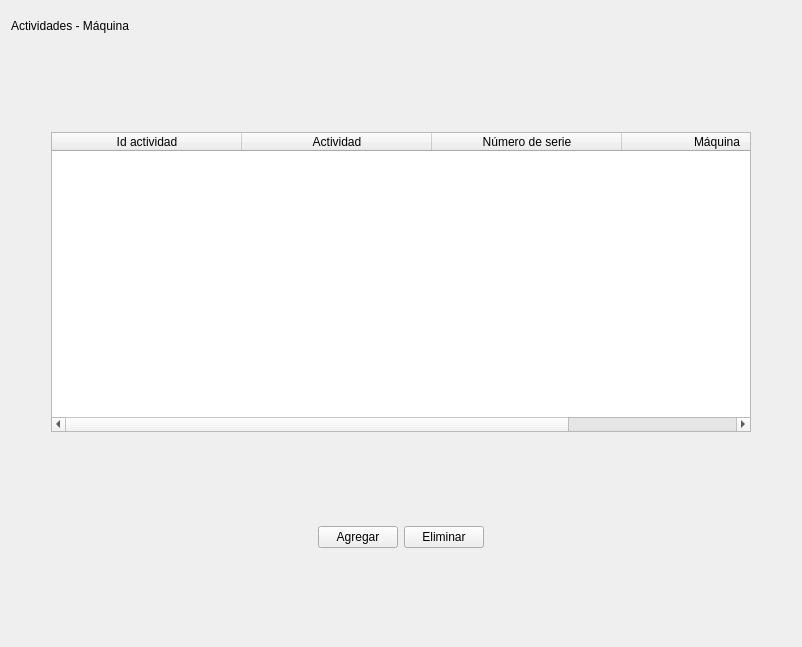
      <widget class="QWidget" name="page_17">
       <layout class="QVBoxLayout" name="verticalLayout_40">
        <item>
         <widget class="QLabel" name="label_39">
          <property name="minimumSize">
           <size>
            <width>0</width>
            <height>30</height>
           </size>
          </property>
          <property name="text">
           <string>Actividades - Máquina</string>
          </property>
         </widget>
        </item>
        <item>
         <spacer name="verticalSpacer_68">
          <property name="orientation">
           <enum>Qt::Vertical</enum>
          </property>
          <property name="sizeHint" stdset="0">
           <size>
            <width>20</width>
            <height>85</height>
           </size>
          </property>
         </spacer>
        </item>
        <item>
         <layout class="QHBoxLayout" name="horizontalLayout_64">
          <item>
           <spacer name="horizontalSpacer_115">
            <property name="orientation">
             <enum>Qt::Horizontal</enum>
            </property>
            <property name="sizeType">
             <enum>QSizePolicy::Maximum</enum>
            </property>
            <property name="sizeHint" stdset="0">
             <size>
              <width>40</width>
              <height>20</height>
             </size>
            </property>
           </spacer>
          </item>
          <item>
           <widget class="QTableWidget" name="tableWidget_13">
            <property name="minimumSize">
             <size>
              <width>700</width>
              <height>300</height>
             </size>
            </property>
            <property name="lineWidth">
             <number>1</number>
            </property>
            <attribute name="horizontalHeaderDefaultSectionSize">
             <number>190</number>
            </attribute>
            <attribute name="verticalHeaderVisible">
             <bool>false</bool>
            </attribute>
            <column>
             <property name="text">
              <string>Id actividad</string>
             </property>
            </column>
            <column>
             <property name="text">
              <string>Actividad</string>
             </property>
            </column>
            <column>
             <property name="text">
              <string>Número de serie</string>
             </property>
            </column>
            <column>
             <property name="text">
              <string>Máquina</string>
             </property>
            </column>
           </widget>
          </item>
          <item>
           <spacer name="horizontalSpacer_114">
            <property name="orientation">
             <enum>Qt::Horizontal</enum>
            </property>
            <property name="sizeType">
             <enum>QSizePolicy::Maximum</enum>
            </property>
            <property name="sizeHint" stdset="0">
             <size>
              <width>40</width>
              <height>20</height>
             </size>
            </property>
           </spacer>
          </item>
         </layout>
        </item>
        <item>
         <spacer name="verticalSpacer_69">
          <property name="orientation">
           <enum>Qt::Vertical</enum>
          </property>
          <property name="sizeHint" stdset="0">
           <size>
            <width>20</width>
            <height>88</height>
           </size>
          </property>
         </spacer>
        </item>
        <item>
         <layout class="QHBoxLayout" name="horizontalLayout_44">
          <item>
           <spacer name="horizontalSpacer_70">
            <property name="orientation">
             <enum>Qt::Horizontal</enum>
            </property>
            <property name="sizeHint" stdset="0">
             <size>
              <width>293</width>
              <height>20</height>
             </size>
            </property>
           </spacer>
          </item>
          <item>
           <widget class="QPushButton" name="pushButton_39">
            <property name="text">
             <string>Agregar</string>
            </property>
           </widget>
          </item>
          <item>
           <widget class="QPushButton" name="pushButton_38">
            <property name="text">
             <string>Eliminar</string>
            </property>
           </widget>
          </item>
          <item>
           <spacer name="horizontalSpacer_71">
            <property name="orientation">
             <enum>Qt::Horizontal</enum>
            </property>
            <property name="sizeHint" stdset="0">
             <size>
              <width>293</width>
              <height>20</height>
             </size>
            </property>
           </spacer>
          </item>
         </layout>
        </item>
        <item>
         <spacer name="verticalSpacer_70">
          <property name="orientation">
           <enum>Qt::Vertical</enum>
          </property>
          <property name="sizeHint" stdset="0">
           <size>
            <width>20</width>
            <height>88</height>
           </size>
          </property>
         </spacer>
        </item>
       </layout>
      </widget>
